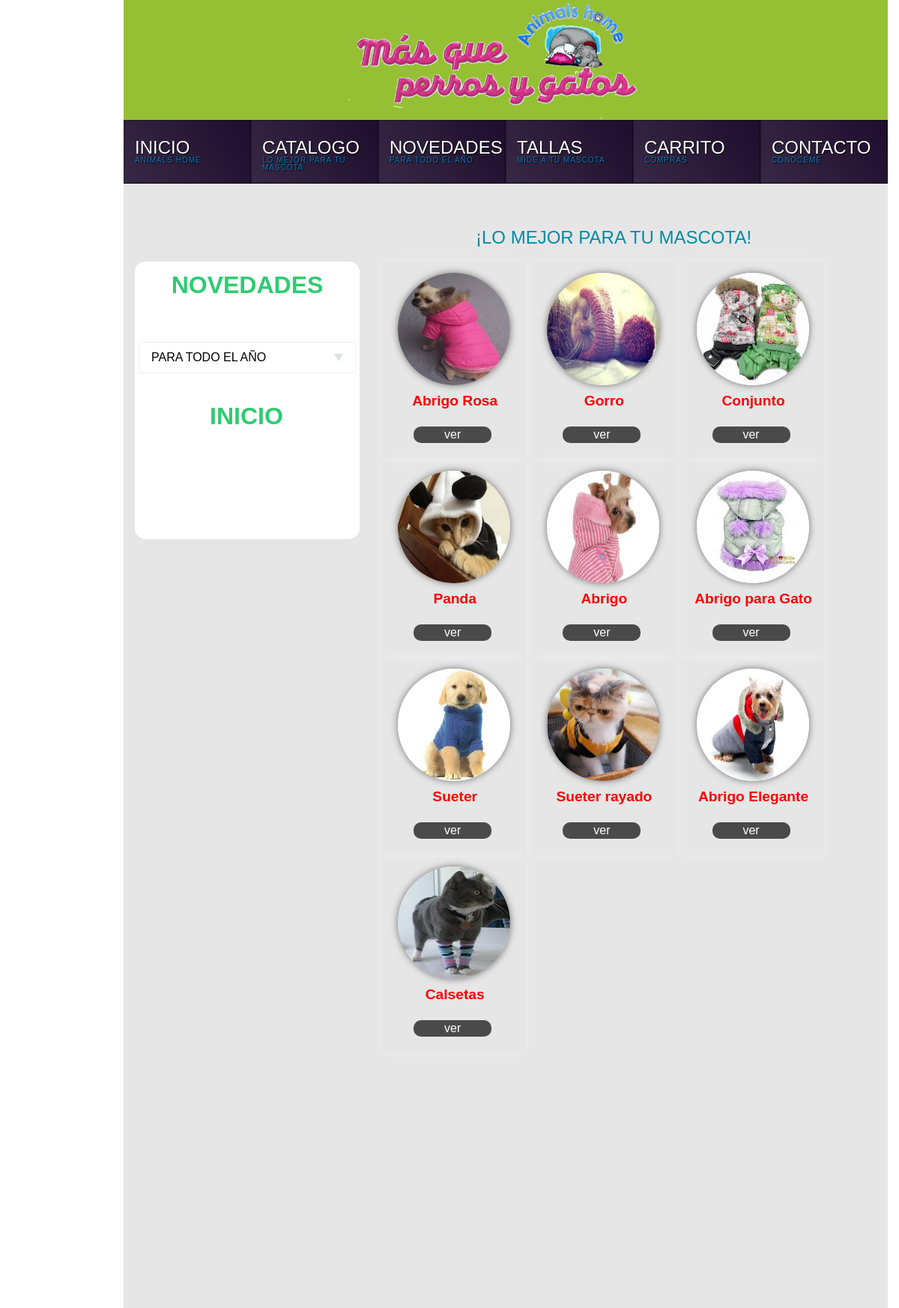
Screenshot of /invierno.php with the database file from the repository.
### tables this page shows
CREATE TABLE IF NOT EXISTS `productos` (
  `id` int(11) NOT NULL AUTO_INCREMENT,
  `nombre` text NOT NULL,
  `descripcion` text NOT NULL,
  `imagen` text NOT NULL,
  `precio` double NOT NULL,
  PRIMARY KEY (`id`)
);

### invierno.php (the view, shortened to what this page needs)
<!DOCTYPE HTML>
<html>
<head>
<link href="css/catalogo/accesorios.css" rel="stylesheet" type="text/css"/>
<link href="css/style.css" rel="stylesheet" type="text/css"/>
 <link rel="stylesheet" href="css/catalogo/reset.css">
 <link rel="stylesheet" href="css/catalogo/menuvertical.css">
</head>
<body id="cuerpo">
    <div id="barra-logo">
        <div id="imagen-logo"></div>
          </div>
          <div id="menu">
              <ul id="sdt_menu" class="sdt_menu">
				<li>
					<a href="inicio.php">
						<span class="sdt_wrap">
							<span class="sdt_link">INICIO</span>
							<span class="sdt_descr">ANIMALS HOME</span>
						</span>
					</a>
				</li>
				<li>
					<a href="catalogo.php">
						<span class="sdt_wrap">
							<span class="sdt_link">CATALOGO</span>
							<span class="sdt_descr">LO MEJOR PARA TU MASCOTA</span>
						</span>
					</a>
				</li>
				<li>
					<a href="novedades.php">
						<span class="sdt_wrap">
							<span class="sdt_link">NOVEDADES</span>
							<span class="sdt_descr">PARA TODO EL AÑO</span>
						</span>
					</a>
				</li>
				<li>
					<a href="tallas.php">
						<span class="sdt_wrap">
							<span class="sdt_link">TALLAS</span>
							<span class="sdt_descr">MIDE A TU MASCOTA</span>
						</span>
					</a>
				</li>
				<li>
					<a href="carrito.php">
						<span class="sdt_wrap">
							<span class="sdt_link">CARRITO</span>
							<span class="sdt_descr">COMPRAS</span>
						</span>
					</a>
				</li>
				<li>
					<a href="contacto.php">
						<span class="sdt_wrap">
							<span class="sdt_link">CONTACTO</span>
							<span class="sdt_descr">CONOCEME</span>
						</span>
					</a>
				</li>
			</ul>
          </div>
        <div id="contenedor">
               <div id="texto">
               <h5 class="titulo">
              ¡LO MEJOR PARA TU MASCOTA!
               </h5>
       </div>
	    <div id="menu-vertical">
            <h1 class="encabezado"><a href="novedades.php">NOVEDADES </a></h1>
<dl class="dropdown">
	<dt><a><span>PARA TODO EL AÑO</span></a></dt>
</dl>
	    <h1 class="encabezado2"><a href="inicio.php">INICIO </a></h1>
        </div>
		            <div id="catalogo-general">
							<?php
		$con="select * from productos LIMIT 70,10";
		$re=mysql_query($con)or die(mysql_error());
		while ($f=mysql_fetch_array($re)) {
		?>
			<div class="producto">
			<center>
				<img src="imagenes/productos/<?php echo $f['imagen'];?>"><br>
				<span class="span"><?php echo utf8_encode($f['nombre']);?></span><br>
				<a href="./detalles.php?id=<?php echo $f['id'];?>">ver</a>
			</center>
		</div>
		<?php
              }
          ?>
          </div>
		</div>
</body>
</html>

### css/catalogo/accesorios.css (style rules this page uses)
.encabezado a { font-family: "GothamRnd-Bold", Helvetica, Arial, sans-serif; font-size: 1em; font-weight: 700; text-align: center; color: #2ecc71; margin: 15px 0px; text-decoration:none; }
.encabezado2 a { float:left; font-family: "GothamRnd-Bold", Helvetica, Arial, sans-serif; font-size: 1em; font-weight: 700; text-align: center; color: #2ecc71; margin: 25px 100px; text-decoration:none; }
#cuerpo { margin: 0; }
#barra-logo { float: left; background: #95c033; box-shadow: none; width:1020px ; height: 160px; display: block; margin:0px 165px; }
#imagen-logo { float:left; -webkit-background-size: cover; -moz-background-size: cover; -o-background-size: cover; background-image: url("../../imagenes/logo.png"); background-size: cover; height: 200px; width: 400px; margin: -10px 300px; }
#menu { float: left; height: 100px; margin:auto 165px; width:1020px ; height: 85px; background:#1B0A2A; }
#contenedor { float: left; height: 1500px; margin:auto 165px; width:1020px ; background:#E6E6E6; }
#texto { float: left; width: 600px; height:0 auto; margin: 30px 450px; }
.titulo { font-family: "GothamRnd-Bold", Helvetica, Arial, sans-serif; font-size: 24px; color: #008AA8; margin-bottom: 25px; float: left; margin:30px 20px; }
#menu-vertical { float: left; width: 300px; height: 370px; margin: -40px 15px; background:white; border-radius: 14px 14px 14px 14px; -moz-border-radius: 14px 14px 14px 14px; -webkit-border-radius: 14px 14px 14px 14px; border: 0px solid #000000; }
#catalogo-general { float: left; width: 640px; height: 1000px; margin: -40px 12px; border-radius: 14px 14px 14px 14px; -moz-border-radius: 14px 14px 14px 14px; -webkit-border-radius: 14px 14px 14px 14px; border: 0px solid #000000; }
.span { width:250px; float:left; margin:25px -60px; font-family: "GothamRnd-Bold", Helvetica, Arial, sans-serif; color: red; font-weight: bolder; font-size: 1.2rem; }
.producto { width: 20%; height: 200px; display: inline-block; vertical-align: top; margin-left: 0.5%; padding: 5%; -webkit-box-shadow: 0px 0px 10px rgba(240, 240, 240, 0.75); -moz-box-shadow: 0px 0px 10px rgba(240, 240, 240, 0.75); box-shadow: 0px 0px 10px rgba(240, 240, 240, 0.75); -webkit-transition: all 1s ease-in-out; -moz-transition: all 1s ease-in-out; }
.producto img { width: 150px; height: 150px; margin:-17px -11px; border-radius: 50%; -webkit-box-shadow: 0px 0px 10px rgba(74, 74, 74, 0.75); -moz-box-shadow: 0px 0px 10px rgba(74, 74, 74, 0.75); box-shadow: 0px 0px 10px rgba(74, 74, 74, 0.75); -webkit-transition: all 1s ease-in-out; -moz-transition: all 1s ease-in-out; }
.producto a { font-family: "GothamRnd-Bold", Helvetica, Arial, sans-serif; float:left; margin: 0px 10px; background-color: #4a4a4a; padding: 3px; color: white; width: 50%; padding-left: 20px; padding-right: 20px; border-radius: 10px; text-decoration:none; }

### css/style.css (style rules this page uses)
ul.sdt_menu { margin:0; padding:0; list-style: none; font-family:"Myriad Pro", "Trebuchet MS", sans-serif; font-size:12px; width:1020px; }
ul.sdt_menu a { text-decoration:none; outline:none; }
ul.sdt_menu li { float:left; width:170px; height:85px; position:relative; cursor:pointer; }
ul.sdt_menu li > a { position:absolute; top:0px; left:0px; width:170px; height:85px; z-index:12; background:transparent url(../images/overlay.png) no-repeat bottom right; -moz-box-shadow:0px 0px 2px #000 inset; -webkit-box-shadow:0px 0px 2px #000 inset; box-shadow:0px 0px 2px #000 inset; }
ul.sdt_menu li span.sdt_wrap { position:absolute; top:25px; left:0px; width:170px; height:60px; z-index:15; }
ul.sdt_menu li span span.sdt_link, ul.sdt_menu li span span.sdt_descr, ul.sdt_menu li div.sdt_box a { margin-left:15px; text-transform:uppercase; text-shadow:1px 1px 1px #000; }
ul.sdt_menu li span span.sdt_link { color:#fff; font-size:24px; float:left; clear:both; }
ul.sdt_menu li span span.sdt_descr { color:#0B75AF; float:left; clear:both; width:155px; font-size:10px; letter-spacing:1px; }

### css/catalogo/menuvertical.css (style rules this page uses)
h1 { font-family: "GothamRnd-Bold", Helvetica, Arial, sans-serif; font-size: 2em; font-weight: 700; text-align: center; color: #2ecc71; margin: 15px 0px; }
.dropdown { width: 18em; margin: 60px 5px; margin-bottom: 1em; }
.dropdown dt a { font-family: "GothamRnd-Bold", Helvetica, Arial, sans-serif; display: block; height: 2.5em; width: 100%; border: 1px solid #ecf0f1; border-radius: 3px; text-decoration: none; }
.dropdown dt span { display: block; padding: 0 1em; line-height: 2.5em; border-right: 1em solid transparent; cursor: pointer; }

### rows the page displays
productos: imagen (picture), nombre "Abrigo Rosa"
productos: imagen (picture), nombre "Gorro"
productos: imagen (picture), nombre "Conjunto"
productos: imagen (picture), nombre "Panda"
productos: imagen (picture), nombre "Abrigo"
productos: imagen (picture), nombre "Abrigo para Gato"
productos: imagen (picture), nombre "Sueter"
productos: imagen (picture), nombre "Sueter rayado"
productos: imagen (picture), nombre "Abrigo Elegante"
productos: imagen (picture), nombre "Calsetas"
